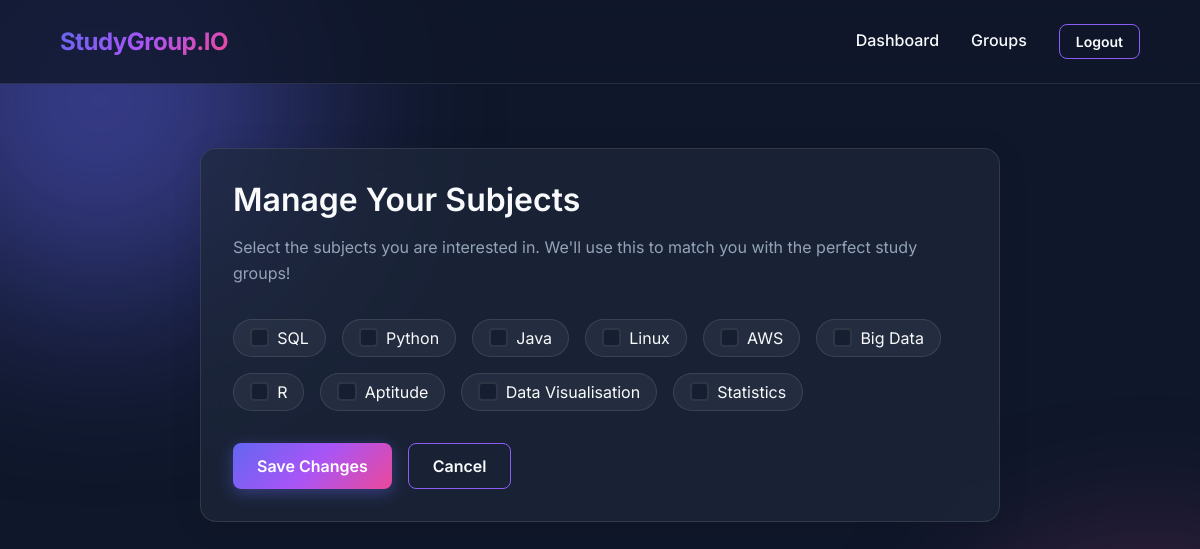
The page /profile/subjects (signed in) on the database its author committed.
### tables this page shows
CREATE TABLE subjects (
    id INTEGER PRIMARY KEY AUTOINCREMENT,
    name TEXT UNIQUE NOT NULL
);

### routes/main_route.py (the view)
@main_bp.route('/profile/subjects', methods=('GET', 'POST'))
def manage_subjects():
    user = get_current_user()
    if not user:
        return redirect(url_for('auth.login'))
    if request.method == 'POST':
        subject_ids = request.form.getlist('subjects')
        update_user_subjects(user['id'], subject_ids)
        flash('Subjects updated successfully!', 'success')
        return redirect(url_for('main.dashboard'))
    all_subjects = get_all_subjects()
    user_subject_ids = get_user_subject_ids(user['id'])
    return render_template('manage_subjects.html', all_subjects=all_subjects, user_subject_ids=user_subject_ids)

### app.py (called while the page is built)
@app.teardown_appcontext
def close_connection(exception):
    db = getattr(g, '_database', None)
    if db is not None:
        db.close()

@app.context_processor
def inject_user():
    return dict(current_user=get_current_user())

### database.py (called while the page is built)
def get_db():
    db = getattr(g, '_database', None)
    if db is None:
        db = g._database = sqlite3.connect(DATABASE)
        db.row_factory = sqlite3.Row
        db.execute('PRAGMA foreign_keys = ON')
    return db

def query_db(query, args=(), one=False):
    db = get_db()
    cur = db.execute(query, args)
    rv = cur.fetchall()
    db.commit()
    cur.close()
    return (rv[0] if rv else None) if one else rv

### services/authentication.py (called while the page is built)
def get_current_user():
    if 'user_id' in session:
        return query_db('SELECT * FROM users WHERE id = ?', (session['user_id'],), one=True)
    return None

### services/groups.py (called while the page is built)
def get_all_subjects():
    return query_db('SELECT * FROM subjects')

def get_user_subject_ids(user_id):
    user_subjects = query_db('SELECT subject_id FROM user_subjects WHERE user_id = ?', (user_id,))
    return [s['subject_id'] for s in user_subjects] if user_subjects else []

### templates/manage_subjects.html
{% extends "base.html" %}
{% block content %}
<div class="glass-card" style="max-width: 800px; margin: 0 auto;">
    <h2>Manage Your Subjects</h2>
    <p>Select the subjects you are interested in. We'll use this to match you with the perfect study groups!</p>
    <form method="post">
        <div class="subject-list" style="margin-top: 2rem;">
            {% for subject in all_subjects %}
                <label class="subject-item">
                    <input type="checkbox" name="subjects" value="{{ subject['id'] }}"
                           {% if subject['id'] in user_subject_ids %}checked{% endif %}>
                    {{ subject['name'] }}
                </label>
            {% endfor %}
        </div>
        <div style="margin-top: 2rem; display: flex; gap: 1rem;">
            <button type="submit" class="btn btn-primary">Save Changes</button>
            <a href="{{ url_for('main.dashboard') }}" class="btn btn-outline">Cancel</a>
        </div>
    </form>
</div>
{% endblock %}

### static/css/style.css (style rules this page uses)
:root { --bg-color: #0f172a; --text-primary: #f8fafc; --text-secondary: #94a3b8; --primary-gradient: linear-gradient(135deg, #6366f1, #a855f7, #ec4899); --card-bg: rgba(30, 41, 59, 0.7); --border-color: rgba(255, 255, 255, 0.1); --glass-blur: blur(12px); --accent: #8b5cf6; --success: #10b981; --error: #ef4444; }
* { margin: 0; padding: 0; box-sizing: border-box; }
body { font-family: 'Inter', sans-serif; background-color: var(--bg-color); color: var(--text-primary); min-height: 100vh; display: flex; flex-direction: column; overflow-x: hidden; position: relative; }
body::before, body::after { content: ''; position: fixed; border-radius: 50%; filter: blur(100px); z-index: -1; opacity: 0.5; pointer-events: none; }
body::before { width: 400px; height: 400px; background: #6366f1; top: -100px; left: -100px; }
body::after { width: 300px; height: 300px; background: #ec4899; bottom: -100px; right: -100px; }
a { color: var(--text-primary); text-decoration: none; transition: all 0.3s ease; }
h1, h2, h3, h4 { font-weight: 600; margin-bottom: 1rem; line-height: 1.2; }
h2 { font-size: 2rem; color: var(--text-primary); }
p { color: var(--text-secondary); line-height: 1.6; margin-bottom: 1rem; }
.glass-card { background: var(--card-bg); backdrop-filter: var(--glass-blur); border: 1px solid var(--border-color); border-radius: 16px; padding: 2rem; box-shadow: 0 4px 30px rgba(0, 0, 0, 0.1); transition: transform 0.3s ease, box-shadow 0.3s ease, border-color 0.3s ease; }
.btn { display: inline-flex; align-items: center; justify-content: center; padding: 0.75rem 1.5rem; border-radius: 8px; font-weight: 600; cursor: pointer; transition: all 0.3s ease; border: none; font-family: inherit; font-size: 1rem; text-align: center; gap: 0.5rem; }
.btn-primary { background: var(--primary-gradient); color: white; box-shadow: 0 4px 15px rgba(99, 102, 241, 0.4); }
.btn-outline { background: transparent; border: 1px solid var(--accent); color: var(--text-primary); }
.subject-list { display: flex; flex-wrap: wrap; gap: 1rem; margin-bottom: 1.5rem; }
.subject-item { display: flex; align-items: center; gap: 0.5rem; cursor: pointer; background: rgba(255, 255, 255, 0.05); padding: 0.5rem 1rem; border-radius: 99px; border: 1px solid var(--border-color); transition: all 0.2s; }
.subject-item input[type="checkbox"] { appearance: none; width: 1.2rem; height: 1.2rem; border: 2px solid var(--border-color); border-radius: 4px; background: rgba(15, 23, 42, 0.6); cursor: pointer; position: relative; transition: all 0.2s; }

### rows shown on the page
subjects: name "SQL"
subjects: name "Python"
subjects: name "Java"
subjects: name "Linux"
subjects: name "AWS"
subjects: name "Big Data"
subjects: name "R"
subjects: name "Aptitude"
subjects: name "Data Visualisation"
subjects: name "Statistics"
